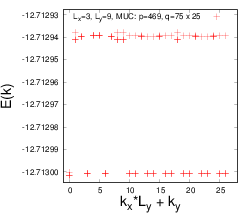

Source code (gnuplot):
set xrange [-1:28]
set yrange [-12.7130046481225:-12.7129276789444]
set xlabel "k_x*L_y + k_y" font "Helvetica,28"
set ylabel "E(k)" font "Helvetica,28"
#set size 1.0, 0.6
set terminal postscript eps size 3.5,3 enhanced colour "Helvetica" 16
set output "fermions_hofstadter_X_75_Y_25_q_469_n_9_x_3_y_9_u_10_gx_0_gy_0_ext.eps"
plot "fermions_hofstadter_X_75_Y_25_q_469_n_9_x_3_y_9_u_10_gx_0_gy_0_ext.dat" using ($1*9+$2):3 title "L_x=3, L_y=9, MUC: p=469, q=75 x 25" with points lc rgbcolor "red" lt 6 pt 1 ps 2
